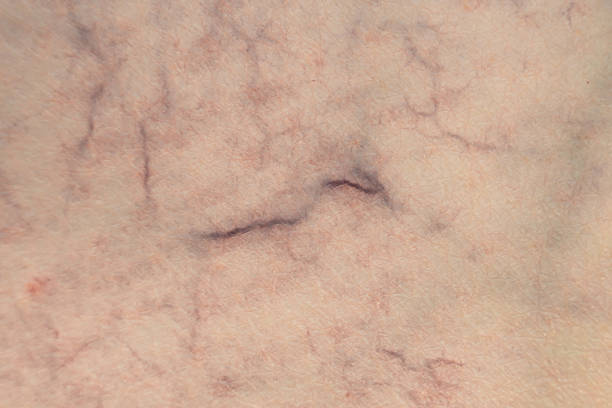
#> input picture Image Processing/Features_Enhancement/Frangi_Vesselness_Filter/Image.jpg, 612 x 408 px
$ python Frangi_Vesselness_Filter.py   (older library calls are emulated)
#> lines starting #> are read from the running program, lines starting #| are printed output that depends on the picture
import cv2
import numpy as np

# Load the image in grayscale
image = cv2.imread('Image.jpg', cv2.IMREAD_GRAYSCALE)
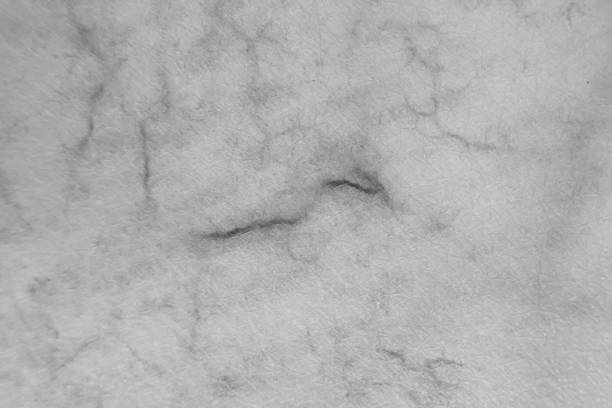
#> image: shape (408, 612); min 61, max 214, mean 176.2

# Define the parameters for the Frangi Vesselness filter
sigma = 1.0
scale_range = (1, 10)  # Range of scales to apply the filter
scale_step = 1  # Step between scales
beta = 3  # Beta parameter used in the calculation of the Frangi Vesselness filter
c = 100  # C parameter used in the calculation of the Frangi Vesselness filter

# Initialize an output image with zeros
vesselness = np.zeros_like(image, dtype=np.float32)

# Calculate the Frangi Vesselness filter for various scales
for scale in range(scale_range[0], scale_range[1], scale_step):
    # Calculate the Hessian matrix
    sigma_x = sigma * scale
    sigma_y = sigma * scale
    ksize = int(6 * max(sigma_x, sigma_y))
    ksize = min(ksize, 10)
    ksize = ksize | 1  # Odd-sized kernel (required for GaussianBlur function)

    # Apply derivative operators (Sobel) and Gaussian blur to calculate the components of the Hessian matrix
    Ixx = cv2.GaussianBlur(cv2.Sobel(image, cv2.CV_64F, 2, 0, ksize=ksize), (0, 0), sigma_x)
    Iyy = cv2.GaussianBlur(cv2.Sobel(image, cv2.CV_64F, 0, 2, ksize=ksize), (0, 0), sigma_y)
    Ixy = cv2.GaussianBlur(cv2.Sobel(image, cv2.CV_64F, 1, 1, ksize=ksize), (0, 0), sigma_x)

    # Calculate the eigenvalues of the Hessian matrix
    lambda1 = (Ixx + Iyy) / 2 + np.sqrt(4 * Ixy ** 2 + (Ixx - Iyy) ** 2) / 2
    lambda2 = (Ixx + Iyy) / 2 - np.sqrt(4 * Ixy ** 2 + (Ixx - Iyy) ** 2) / 2

    # Calculate the Frangi Vesselness filter
    Rb = lambda1 / (lambda2 + 1e-5)  # Avoid division by zero
    S2 = lambda1 ** 2 + lambda2 ** 2

    vesselness_scale = np.exp(-Rb ** 2 / (2 * beta ** 2)) * (1 - np.exp(-S2 / (2 * c ** 2)))

    # Update the output image using the maximum value from the filter at each scale
    vesselness = np.maximum(vesselness, vesselness_scale)
#> this loop made 9 passes
#> pass 1, `Ixx = cv2.GaussianBlur(cv2.Sobel(image, cv2.CV_64F, 2, 0, ksize=ksize)..`:
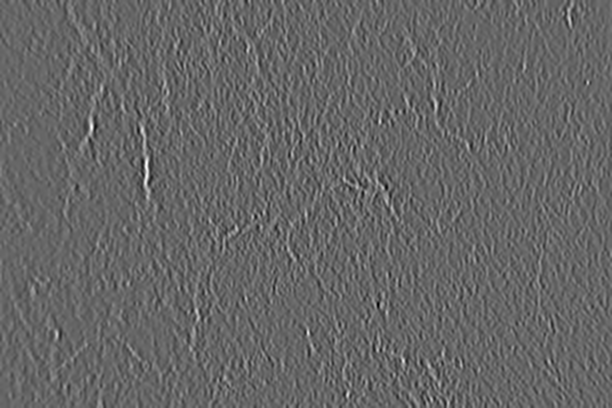
#> Ixx: shape (408, 612) float64; min -4267, max 6339.8, mean 0.1; drawn with min black and max white
#> pass 1, `Iyy = cv2.GaussianBlur(cv2.Sobel(image, cv2.CV_64F, 0, 2, ksize=ksize)..`:
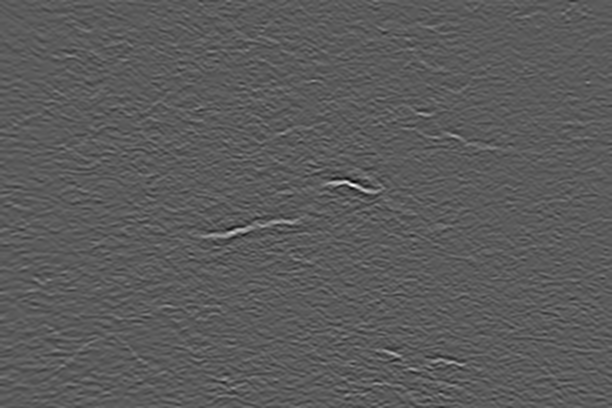
#> Iyy: shape (408, 612) float64; min -7203.6, max 12838.1, mean 0.1; drawn with min black and max white
#> pass 1, `Ixy = cv2.GaussianBlur(cv2.Sobel(image, cv2.CV_64F, 1, 1, ksize=ksize)..`:
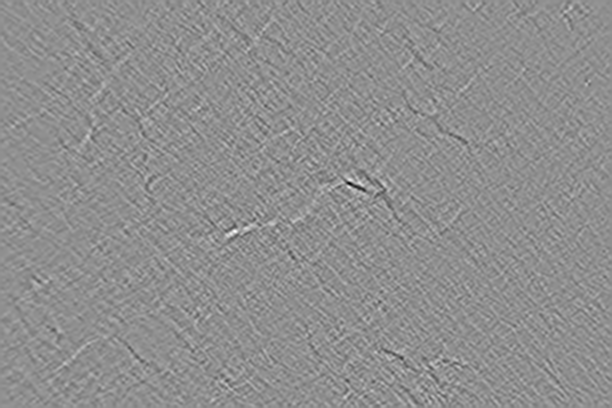
#> Ixy: shape (408, 612) float64; min -5027.6, max 3913.3, mean 0; drawn with min black and max white
#> pass 1, `lambda1 = (Ixx + Iyy) / 2 + np.sqrt(4 * Ixy ** 2 + (Ixx - Iyy) ** 2) / 2`:
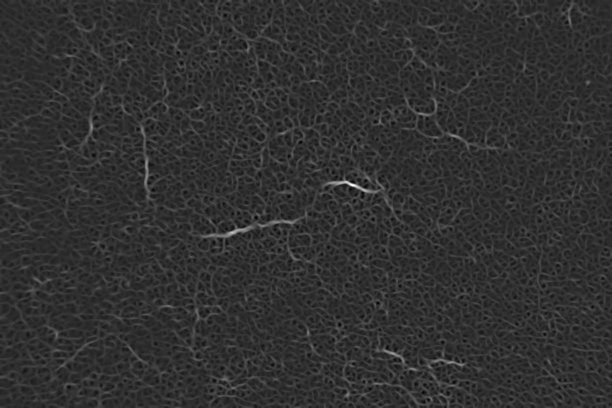
#> lambda1: shape (408, 612) float64; min -2654.6, max 13565.1, mean 482.4; drawn with min black and max white
#> after the loop:
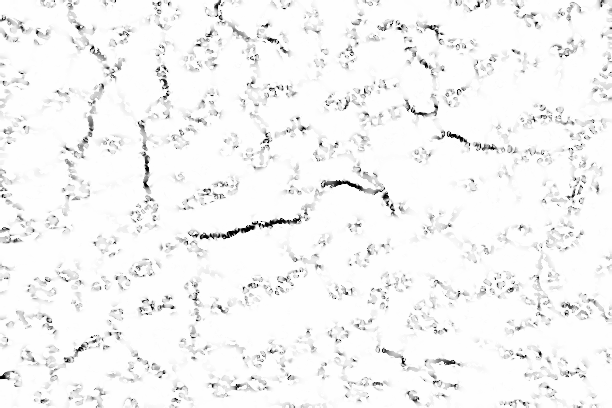
#> vesselness: shape (408, 612) float64; min 3.96e-23, max 1, mean 0.963

# Enhance contrast in the output image
vesselness = (vesselness - np.min(vesselness)) / (np.max(vesselness) - np.min(vesselness))

# Convert to an image type suitable for display
vesselness = np.uint8(vesselness * 255)

# Display the enhanced image
cv2.imshow('Frangi Vesselness Enhancement', vesselness)

# Wait for a key press and close the window
cv2.waitKey(0)
cv2.destroyAllWindows()
